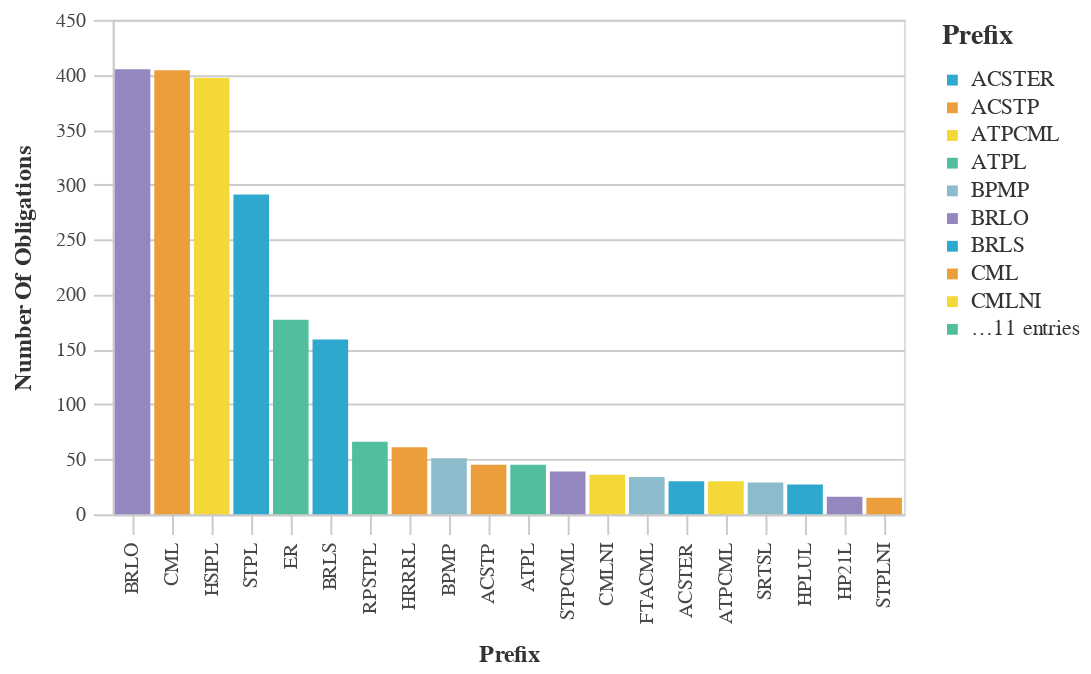

Notebook code cell kept with this figure:
### Code cell
#Bar chart with the Most Used Prefix Counts
chart_df = (df_top>>filter(_.variable=='prefix')).rename(columns={"value":"Prefix",
                                 "count":"Number of Obligations"})
chart9= (_dla_utils_reports.basic_bar_chart_no_save(chart_df, 'Prefix', 'Number of Obligations', 'Prefix', district))
    
display(HTML("<h4><strong>Most Used Prefix Codes</strong></h4>"))
display(chart9)

### Figure 1 — Vega-Lite specification as saved in the notebook (floating-point values rounded to 4 significant figures)
{"config": {"view": {"continuousWidth": 400, "continuousHeight": 300}, "axis": {"domainColor": "#cbcbcb", "grid": true, "gridColor": "#cbcbcb", "gridWidth": 1, "labelColor": "#474747", "labelFont": "Nunito Sans", "labelFontSize": 10, "labelPadding": 4, "tickColor": "#cbcbcb", "tickSize": 10, "titleColor": "#333", "titleFont": "Raleway", "titleFontSize": 12, "titlePadding": 10}, "axisBand": {"grid": false}, "background": "white", "font": "Raleway", "header": {"labelFont": "Nunito Sans", "titleFont": "Raleway"}, "legend": {"labelColor": "#333", "labelFont": "Nunito Sans", "labelFontSize": 11, "labelLimit": 0, "padding": 1, "symbolSize": 30, "symbolType": "square", "titleColor": "#333", "titleFont": "Raleway", "titleFontSize": 14, "titlePadding": 10}, "title": {"anchor": "middle", "font": "Raleway", "fontSize": 18, "fontWeight": 300, "offset": 20}}, "data": {"name": "data-0d2aaaea347b3dd85c724412fee2b3a7"}, "mark": "bar", "encoding": {"color": {"field": "Prefix", "legend": {"symbolLimit": 10, "title": "Prefix"}, "scale": {"range": ["#2EA8CE", "#EB9F3C", "#F4D837", "#51BF9D", "#8CBCCB", "#9487C0"]}, "type": "nominal"}, "tooltip": [{"field": "Prefix", "type": "nominal"}, {"field": "Number of Obligations", "type": "quantitative"}], "x": {"field": "Prefix", "sort": "-y", "title": "Prefix", "type": "nominal"}, "y": {"field": "Number of Obligations", "title": "Number Of Obligations", "type": "quantitative"}}, "height": 250, "width": 400, "$schema": "https://vega.github.io/schema/vega-lite/v4.17.0.json", "datasets": {"data-0d2aaaea347b3dd85c724412fee2b3a7": [{"Prefix": "BRLO", "Number of Obligations": 405, "variable": "prefix"}, {"Prefix": "CML", "Number of Obligations": 404, "variable": "prefix"}, {"Prefix": "HSIPL", "Number of Obligations": 397, "variable": "prefix"}, {"Prefix": "STPL", "Number of Obligations": 291, "variable": "prefix"}, {"Prefix": "ER", "Number of Obligations": 177, "variable": "prefix"}, {"Prefix": "BRLS", "Number of Obligations": 159, "variable": "prefix"}, {"Prefix": "RPSTPL", "Number of Obligations": 66, "variable": "prefix"}, {"Prefix": "HRRRL", "Number of Obligations": 61, "variable": "prefix"}, {"Prefix": "BPMP", "Number of Obligations": 51, "variable": "prefix"}, {"Prefix": "ACSTP", "Number of Obligations": 45, "variable": "prefix"}, {"Prefix": "ATPL", "Number of Obligations": 45, "variable": "prefix"}, {"Prefix": "STPCML", "Number of Obligations": 39, "variable": "prefix"}, {"Prefix": "CMLNI", "Number of Obligations": 36, "variable": "prefix"}, {"Prefix": "FTACML", "Number of Obligations": 34, "variable": "prefix"}, {"Prefix": "ACSTER", "Number of Obligations": 30, "variable": "prefix"}, {"Prefix": "ATPCML", "Number of Obligations": 30, "variable": "prefix"}, {"Prefix": "SRTSL", "Number of Obligations": 29, "variable": "prefix"}, {"Prefix": "HPLUL", "Number of Obligations": 27, "variable": "prefix"}, {"Prefix": "HP21L", "Number of Obligations": 16, "variable": "prefix"}, {"Prefix": "STPLNI", "Number of Obligations": 15, "variable": "prefix"}]}}
